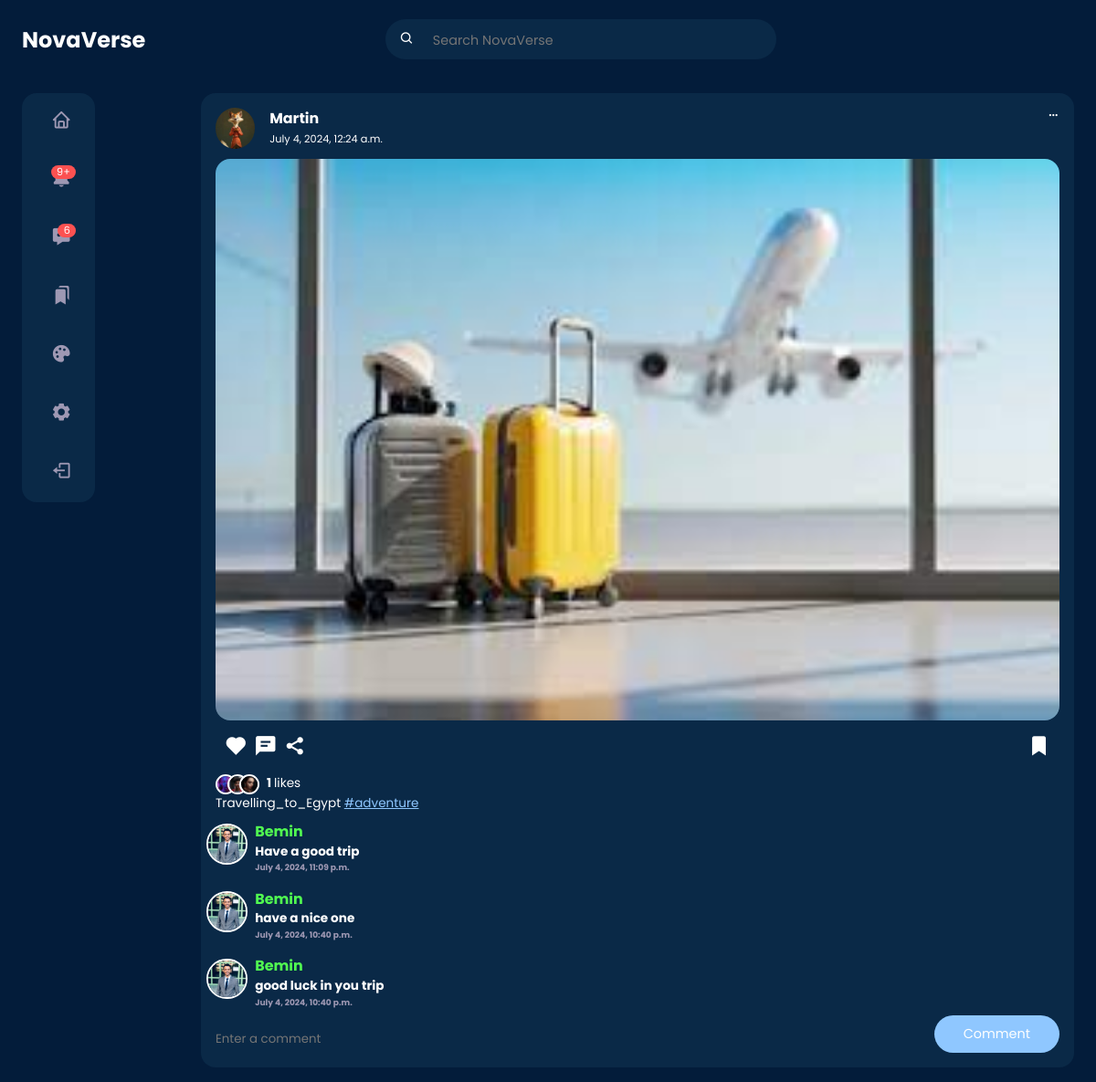
/post/d0827464-c623-4f85-afac-2fa89f8124df (signed in), run on the app's committed database.
### userauth/models.py (models this page shows, shortened)
class Profile(models.Model):
    user = models.OneToOneField(User, on_delete=models.CASCADE)
    first_name = models.CharField(max_length=100, null=True, blank=True)
    last_name = models.CharField(max_length=100, null=True, blank=True)
    location = models.CharField(max_length=100, null=True, blank=True)
    url = models.URLField(max_length=1000, null=True, blank=True)
    bio = models.TextField(max_length=200, null=True, blank=True)
    created = models.DateField(auto_now_add=True)
    picture = models.ImageField(
        upload_to=user_directory_path,
        null=True,
        blank=True,
        default="img/default.jpg",
        verbose_name="profile-Picture",
    )
    favourite = models.ManyToManyField(Post)

### post/models.py (models this page shows, shortened)
class Post(models.Model):
    id = models.UUIDField(primary_key=True, default=uuid.uuid4, editable=False)
    picture = models.ImageField(
        upload_to=user_directory_path, verbose_name="Picture", null=True
    )
    caption = models.CharField(max_length=10000, verbose_name="Caption")
    posted = models.DateTimeField(auto_now_add=True)
    tags = models.ManyToManyField(Tag, related_name="tags")
    user = models.ForeignKey(User, on_delete=models.CASCADE)
    likes = models.IntegerField(default=0)

class Tag(models.Model):
    title = models.CharField(max_length=100, verbose_name="Tag")
    slug = models.SlugField(null=False, unique=True, default=uuid.uuid1)
    class Meta:
        verbose_name = "Tag"
        verbose_name_plural = "Tags"

### comment/models.py (models this page shows)
class Comment(models.Model):
    post = models.ForeignKey(Post, on_delete=models.CASCADE)
    user = models.ForeignKey(User, on_delete=models.CASCADE)
    body = models.TextField()
    date = models.DateTimeField(auto_now_add=True)

### post/views.py (the view)
# urls.py: path("post/<uuid:post_id>", views.postDetail, name="post-detail"),
def postDetail(request, post_id):
    post = get_object_or_404(Post, id=post_id)
    post_user_profile = Profile.objects.get(user=post.user)
    user_profile = Profile.objects.get(user=request.user)
    post.liked = Likes.objects.filter(user=request.user, post=post).exists()
    post.is_favourite = user_profile.favourite.filter(id=post.id).exists()
    comments = Comment.objects.filter(post=post).order_by("-date")
    for comment in comments:
        comment.profile = Profile.objects.get(user=comment.user)
    if request.method == "POST":
        form = CommentForm(request.POST, request.FILES)
        if form.is_valid():
            comment = form.save(commit=False)
            comment.post = post
            comment.user = request.user
            comment.save()
            return HttpResponseRedirect(reverse("post-detail", args=[post_id]))
    else:
        form = CommentForm()
    context = {
        "post": post,
        "user_profile": user_profile,
        "post_user_profile": post_user_profile,
        "comments": comments,
        "form": form,
    }
    return render(request, "post-detail.html", context)

### comment/forms.py
class CommentForm(forms.ModelForm):
    body = forms.CharField(
        widget=forms.TextInput(
            attrs={"class": "input", "placeholder": "Enter a comment"}
        ),
        required=True,
    )
    class Meta:
        model = Comment
        fields = ["body"]

### templates/post-detail.html (shortened to what this page needs)
{% load static %}
<!DOCTYPE html>
<html lang="en">
<head>
	<link rel="stylesheet" href="{% static 'style/home.css' %}">
	<link rel="stylesheet" href="{% static 'style/postdetail.css' %}">
	<link href='https://unpkg.com/boxicons@2.1.4/css/boxicons.min.css' rel='stylesheet'>
</head>
<body>
	{% include "nav.html" %}
	<main>
		<div class="container">
			<div class="left">
				{% include 'sidebar.html' %}
			</div>
			<div class="middle">
				<div class="feeds">
					<div class="feed">
						<div class="head">
							<div class="user">
								<div class="profile-photo">
									<img src="{{ post_user_profile.picture.url}}">
								</div>
								<div class="info">
									<a href="{% url 'profile' post.user.username %}">
										<h3>{{ post.user.username }}</h3>
									</a>
									<small>{{ post.posted }}</small>
								</div>
							</div>
							<span class="edit">
								<i class='bx bx-dots-horizontal-rounded'></i>
							</span>
						</div>
						<div class="photo">
							<img src="{{ post.picture.url }}">
						</div>
						<div class="action-buttons">
							<div class="interaction-buttons">
								<span>
									<a href="{% url 'like' post.id %}" class="like-button" data-id="{{ post.id }}">
										<i id="like-icon-{{ post.id }}"
											class='bx bxs-heart {% if post.liked %} liked {% endif %}'></i>
									</a>
								</span>
								<span><i class='bx bxs-comment-detail'></i></span>
								<span><i class='bx bxs-share-alt'></i></span>
							</div>
							<div class="bookmark">
								<span>
									<a href="{% url 'favourite' post.id %}" class="favourite-button"
										data-id="{{post.id}}">
										<i class='bx bxs-bookmark {% if post.is_favourite %} liked {% endif %}'></i>
									</a>
								</span>
							</div>
						</div>
						<div class="liked-by">
							<span><img src="{% static 'img/profile-10.jpg' %}"></span>
							<span><img src="{% static 'img/profile-11.jpg' %}"></span>
							<span><img src="{% static 'img/profile-12.jpg' %}"></span>
							<p><b id="like-count-{{ post.id }}"> {{ post.likes }}
								</b> likes</p>
						</div>
						<div class="caption">
							<p>
								{{post.caption}}
								{% for tag in post.tags.all %}
								<a href="{{tag.get_absolute_url}}"><span class="harsh-tag">
										#{{tag.title}}</span></a>
								{% endfor %}
							</p>
						</div>
						<div class="comments">
							{% for comment in comments %}
							<div class="comment">
								<div class="photo">
									<img src="{{comment.profile.picture.url}}">
								</div>
								<div class="body">
									<h3>{{comment.user.username}}</h3>
									<h4>{{comment.body}}</h4>
									<h6 class="text-muted">{{comment.date}}</h6>
								</div>
							</div>
							{% endfor %}
						</div>
						<div class="create-comment">
							<form method="post">
								<div class="input-group">
									{{ form.body }}
								</div>
								<button type="submit" class="btn btn-primary">Comment</button>
							</form>
						</div>
					</div>
				</div>
			</div>
		</div>
	</main>
</body>
</html>

### static/style/home.css (style rules this page uses)
:root { --primary-color-hue: 210; --btn-color: hsl(var(--primary-color-hue), 100%, 78%); --colour-white: hsl(252, 30%, 100%); --colour-light: hsl(252, 30%, 95%); --colour-gray: hsl(252, 15%, 65%); --colour-primary: hsl(213, 89%, 12%); --colour-primary-theme: 10, 41, 73; --colour-secondary: hsl(210, 75%, 16%); --colour-success: hsl(120, 95%, 65%); --colour-danger: hsl(0, 95%, 65%); --border-radius: 2rem; --card-border-radius: 1rem; --btn-padding: 0.6rem 2rem; --search-padding: 0.6rem 1rem; --card-padding: 1rem; --sticky-top-left: 5.4rem; --sticky-top-right: -18rem; --test: hsl(270, 89%, 12%); --test: hsl(270, 89%, 16%); }
* { margin: 0; padding: 0; outline: 0; box-sizing: border-box; font-family: "Poppins", sans-serif; text-decoration: none; border: none; list-style: none; }
a { text-decoration: none; color: inherit; }
body { color: var(--colour-white); background: var(--colour-primary); overflow-x: hidden; }
.container { width: 90%; margin: 0 auto; }
.profile-photo { width: 2.7rem; aspect-ratio: 1/1; border-radius: 50%; overflow: hidden; }
img { display: block; width: 100%; }
.btn { display: inline-block; padding: var(--btn-padding); border-radius: var(--border-radius); cursor: pointer; transition: all 300ms ease; font-size: 0.9rem; }
.btn-primary { background: var(--btn-color); color: var(--colour-white); }
.text-muted { color: var(--colour-gray); }
main { position: relative; top: 5.4rem; }
main .container { display: grid; grid-template-columns: 18vw auto 20vw; column-gap: 2rem; position: relative; }
main .container .left { height: max-content; position: sticky; top: var(--sticky-top-left); }
.middle .feeds .feed { background: var(--colour-secondary); border-radius: var(--card-border-radius); padding: var(--card-padding); margin: 1rem 0; font-size: 0.85rem; line-height: 1.5; }
.middle .feed .head { display: flex; justify-content: space-between; }
.middle .feed .user { display: flex; gap: 1rem; }
.middle .feed .photo { border-radius: var(--card-border-radius); overflow: hidden; margin: 0.7rem 0; }
.middle .feed .action-buttons { display: flex; justify-content: space-between; align-items: center; font-size: 1.6rem; margin: 0.6rem; }
.middle .feed .liked-by { display: flex; }
.middle .feed .liked-by span { width: 1.4rem; height: 1.4rem; display: block; border-radius: 50%; overflow: hidden; border: 2px solid white; margin-left: -0.6rem; }
.middle .feed .liked-by span:first-child { margin: 0; }
.middle .feed .liked-by p { margin-left: 0.5rem; }
.middle .feed .caption a { text-decoration: underline; color: var(--btn-color); }
@media screen and (max-width: 1200px) { .container { width: 96%; } }
@media screen and (max-width: 1200px) { main .container { grid-template-columns: 5rem auto 30vw; gap: 1rem; } }
@media screen and (max-width: 1200px) { .left { width: 5rem; z-index: 5; } }

### static/style/postdetail.css (style rules this page uses)
.middle .feed .create-comment form { display: flex; flex-direction: row; justify-content: space-between; }
.middle .feed .create-comment form input { width: 30rem; margin-top: 1rem; background: transparent; color: #fff; }
.middle .feed .comments .comment { display: flex; flex-direction: row; }
.middle .feed .comments .comment .body { margin: 0.5rem; }
.middle .feed .comments .comment .body h3 { color: var(--colour-success); }
.middle .feed .comments .comment .photo { width: 2.8rem; height: 2.8rem; display: block; border-radius: 50%; overflow: hidden; border: 2px solid white; margin-left: -0.6rem; }

### templates/post-detail.html (style rules this page uses)
main .container { grid-template-columns: 15vw auto; }

### data on the page
Profile: picture (picture)
Post: user.username "Martin", posted "July 4, 2024, 12:24 a.m.", picture (picture), likes "1", caption "Travelling_to_Egypt"
Tag: title "adventure"
Comment: profile.picture (picture), user.username "Bemin", body "Have a good trip", date "July 4, 2024, 11:09 p.m."
Comment: profile.picture (picture), user.username "Bemin", body "have a nice one", date "July 4, 2024, 10:40 p.m."
Comment: profile.picture (picture), user.username "Bemin", body "good luck in you trip", date "July 4, 2024, 10:40 p.m."
